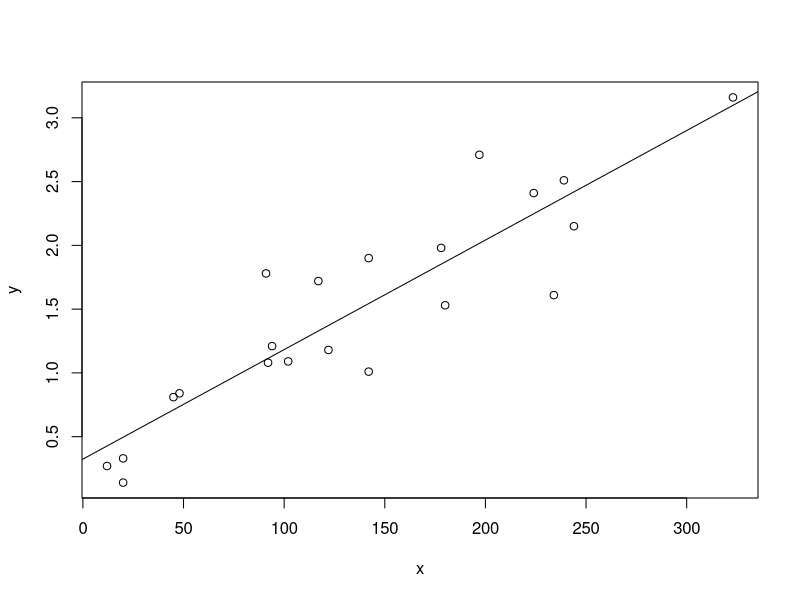

The R script that drew this image:
x = c(12,20,20,45,48,92,91,94,102,117,122,142,142,178,180,197,224,234,239,244,323)
y = c(0.27,0.14,0.33,0.81,0.84,1.08,1.78,1.21,1.09,1.72,1.18,1.01,1.90,1.98,1.53,
      2.71,2.41,1.61,2.51,2.15,3.16)
plot(x,y)
lm.out <- lm(y ~ x)
abline(lm.out)
test <- data.frame(x=c(12,130,140))
predict(lm.out, test)